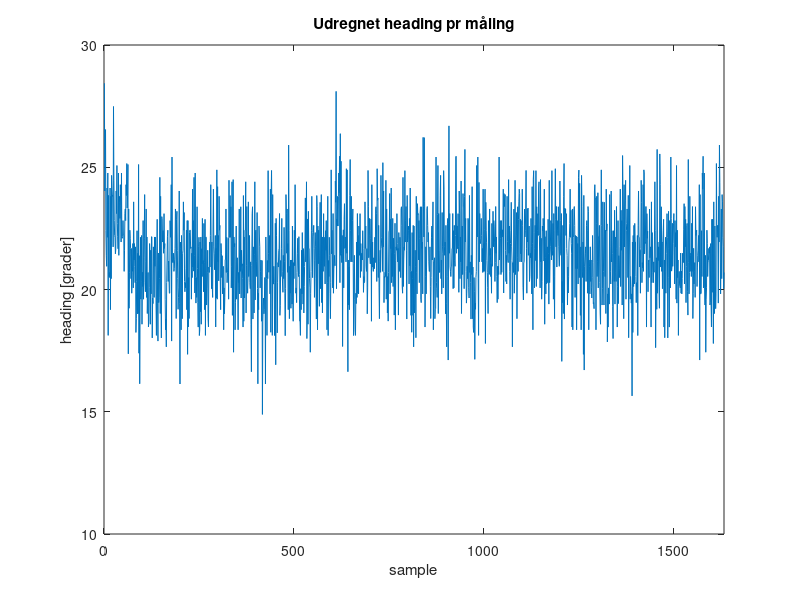

The MATLAB source for this figure: (Note: this script raises an error after producing the figure.)
clc
clear
close all
data = load('magnoVariance.txt');

mean1 = mean(data(:,1));
mean2 = mean(data(:,2));
mean3 = mean(data(:,3));

heading  = zeros (length(data(:,1)),1);
magnitude=0;
for i=1:length(data(:,1))
    magnitude = sqrt(data(i,1)^2 + sqrt(data(i,2)^2));
    xnorm = data(i,1)/magnitude;
    ynorm = data(i,2)/magnitude;
    heading(i) = atan(ynorm/xnorm);
end
heading = heading *180/pi;
var(heading)
plot(heading)
xlabel('sample')
ylabel('heading [grader]')
title('Udregnet heading pr måling')
xlim([0 1632])
yline(mean(heading),'linewidth',2);


%%

var(data(:,1))
var(data(:,2))
var(data(:,3))

% Create a figure
figure;

% Create subplot 1
subplot(3, 1, 1); % 3 rows, 1 column, first subplot
plot(data(:,1));
yline(mean1,'linewidth',2);
xlim([0 1632])
title('Magnetfelt i x-retning [muT]');

% Create subplot 2
subplot(3, 1, 2); % 3 rows, 1 column, second subplot
plot(data(:,2));
yline(mean2,'linewidth',2);
xlim([0 1632])
title('Magnetfelt i y-retning [muT]');

% Create subplot 3
subplot(3, 1, 3); % 3 rows, 1 column, third subplot
plot(data(:,3));
yline(mean3,'linewidth',2);
xlim([0 1632])
title('Magnetfelt i z-retning [muT]');